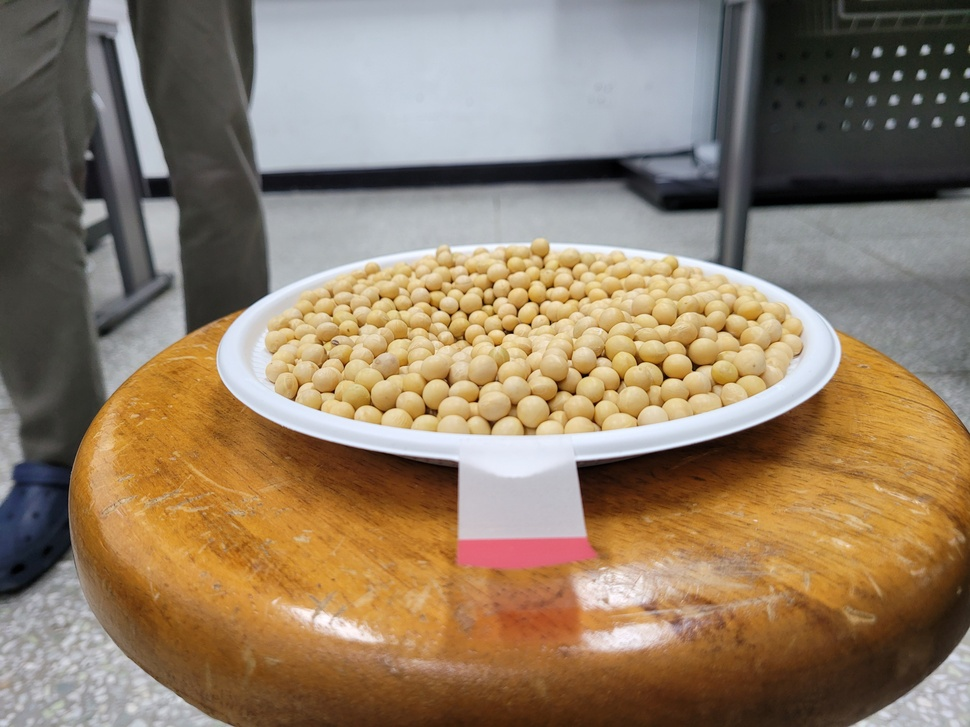
#> input picture Open/t25/1.jpg, 970 x 727 px, shrunk from 4032 x 3024 before the run, found by its file name
$ python hsv2.py
#> lines starting #> are read from the running program, lines starting #| are printed output that depends on the picture; after the words box and inside, x2 and y2 are one past the last pixel; in counts of white or black regions, pixels touching at a corner belong together
import sys
import numpy as np
import cv2

input_img1 = "./Open/t25/1.jpg"
src = cv2.imread(input_img1)
#> src is the input picture: shape (727, 970, 3); mean B, G, R 102.5, 125.5, 144.9

if src is None:
    print('Image load failed!')
    sys.exit()

src_hsv = cv2.cvtColor(src, cv2.COLOR_BGR2HSV)
#> src_hsv: shape (727, 970, 3); mean H, S, V 53.8, 86.8, 149.6

def on_trackbar(pos):
#> called with pos = 0
    hmin = cv2.getTrackbarPos('H_min', 'dst')
    hmax = cv2.getTrackbarPos('H_max', 'dst')

    dst = cv2.inRange(src_hsv, (hmin, 150, 0), (hmax, 255, 255))
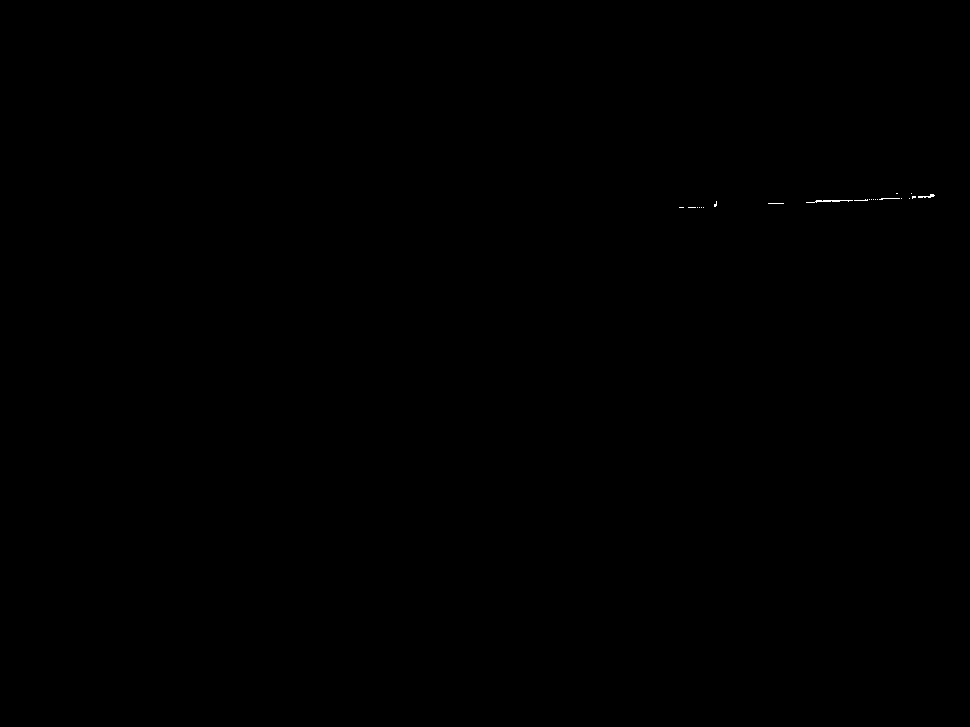
#> dst: shape (727, 970); 0.03% white in thin lines or dots, all inside (x1, y1, x2, y2) = (679, 193, 935, 208)
    cv2.imshow('dst', dst)


cv2.imshow('src', src)
cv2.namedWindow('dst')

cv2.createTrackbar('H_min', 'dst', 50, 179, on_trackbar)
cv2.createTrackbar('H_max', 'dst', 80, 179, on_trackbar)
on_trackbar(0)

cv2.waitKey()

cv2.destroyAllWindows()
